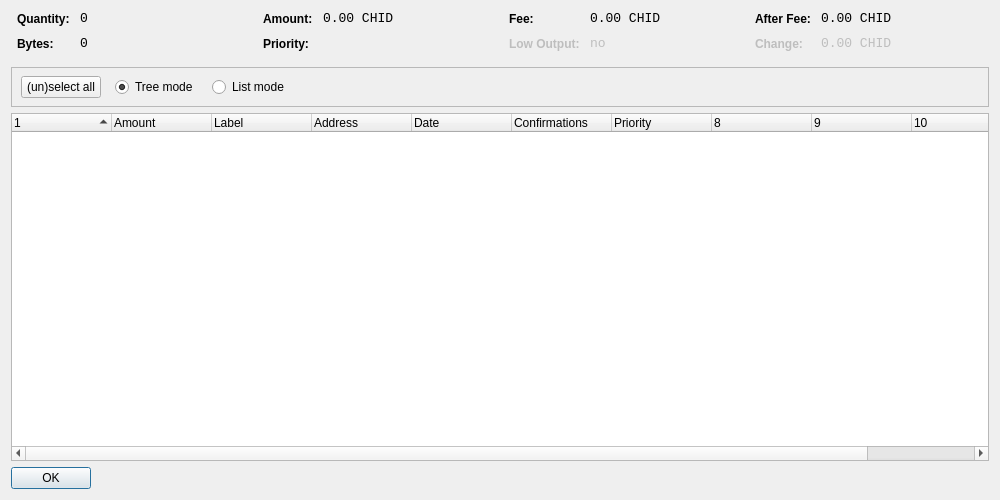
<?xml version="1.0" encoding="UTF-8"?>
<ui version="4.0">
 <class>CoinControlDialog</class>
 <widget class="QDialog" name="CoinControlDialog">
  <property name="geometry">
   <rect>
    <x>0</x>
    <y>0</y>
    <width>1000</width>
    <height>500</height>
   </rect>
  </property>
  <property name="windowTitle">
   <string>Coin Control</string>
  </property>
  <layout class="QVBoxLayout" name="verticalLayout">
   <item>
    <layout class="QHBoxLayout" name="horizontalLayoutTop" stretch="0,0,0,0">
     <property name="topMargin">
      <number>0</number>
     </property>
     <property name="bottomMargin">
      <number>10</number>
     </property>
     <item>
      <layout class="QFormLayout" name="formLayoutCoinControl1">
       <property name="horizontalSpacing">
        <number>10</number>
       </property>
       <property name="verticalSpacing">
        <number>10</number>
       </property>
       <property name="leftMargin">
        <number>6</number>
       </property>
       <property name="rightMargin">
        <number>6</number>
       </property>
       <item row="0" column="0">
        <widget class="QLabel" name="labelCoinControlQuantityText">
         <property name="styleSheet">
          <string notr="true">font-weight:bold;</string>
         </property>
         <property name="text">
          <string>Quantity:</string>
         </property>
        </widget>
       </item>
       <item row="0" column="1">
        <widget class="QLabel" name="labelCoinControlQuantity">
         <property name="font">
          <font>
           <family>Monospace</family>
           <pointsize>10</pointsize>
          </font>
         </property>
         <property name="cursor">
          <cursorShape>IBeamCursor</cursorShape>
         </property>
         <property name="contextMenuPolicy">
          <enum>Qt::ActionsContextMenu</enum>
         </property>
         <property name="text">
          <string notr="true">0</string>
         </property>
         <property name="textInteractionFlags">
          <set>Qt::LinksAccessibleByMouse|Qt::TextSelectableByKeyboard|Qt::TextSelectableByMouse</set>
         </property>
        </widget>
       </item>
       <item row="1" column="0">
        <widget class="QLabel" name="labelCoinControlBytesText">
         <property name="styleSheet">
          <string notr="true">font-weight:bold;</string>
         </property>
         <property name="text">
          <string>Bytes:</string>
         </property>
        </widget>
       </item>
       <item row="1" column="1">
        <widget class="QLabel" name="labelCoinControlBytes">
         <property name="font">
          <font>
           <family>Monospace</family>
           <pointsize>10</pointsize>
          </font>
         </property>
         <property name="cursor">
          <cursorShape>IBeamCursor</cursorShape>
         </property>
         <property name="contextMenuPolicy">
          <enum>Qt::ActionsContextMenu</enum>
         </property>
         <property name="text">
          <string notr="true">0</string>
         </property>
         <property name="textInteractionFlags">
          <set>Qt::LinksAccessibleByMouse|Qt::TextSelectableByKeyboard|Qt::TextSelectableByMouse</set>
         </property>
        </widget>
       </item>
      </layout>
     </item>
     <item>
      <layout class="QFormLayout" name="formLayoutCoinControl2">
       <property name="horizontalSpacing">
        <number>10</number>
       </property>
       <property name="verticalSpacing">
        <number>10</number>
       </property>
       <property name="leftMargin">
        <number>6</number>
       </property>
       <property name="rightMargin">
        <number>6</number>
       </property>
       <item row="0" column="0">
        <widget class="QLabel" name="labelCoinControlAmountText">
         <property name="styleSheet">
          <string notr="true">font-weight:bold;</string>
         </property>
         <property name="text">
          <string>Amount:</string>
         </property>
        </widget>
       </item>
       <item row="0" column="1">
        <widget class="QLabel" name="labelCoinControlAmount">
         <property name="font">
          <font>
           <family>Monospace</family>
           <pointsize>10</pointsize>
          </font>
         </property>
         <property name="cursor">
          <cursorShape>IBeamCursor</cursorShape>
         </property>
         <property name="contextMenuPolicy">
          <enum>Qt::ActionsContextMenu</enum>
         </property>
         <property name="text">
          <string notr="true">0.00 CHID</string>
         </property>
         <property name="textInteractionFlags">
          <set>Qt::LinksAccessibleByMouse|Qt::TextSelectableByKeyboard|Qt::TextSelectableByMouse</set>
         </property>
        </widget>
       </item>
       <item row="1" column="0">
        <widget class="QLabel" name="labelCoinControlPriorityText">
         <property name="styleSheet">
          <string notr="true">font-weight:bold;</string>
         </property>
         <property name="text">
          <string>Priority:</string>
         </property>
        </widget>
       </item>
       <item row="1" column="1">
        <widget class="QLabel" name="labelCoinControlPriority">
         <property name="font">
          <font>
           <family>Monospace</family>
           <pointsize>10</pointsize>
          </font>
         </property>
         <property name="cursor">
          <cursorShape>IBeamCursor</cursorShape>
         </property>
         <property name="contextMenuPolicy">
          <enum>Qt::ActionsContextMenu</enum>
         </property>
         <property name="text">
          <string/>
         </property>
         <property name="textInteractionFlags">
          <set>Qt::LinksAccessibleByMouse|Qt::TextSelectableByKeyboard|Qt::TextSelectableByMouse</set>
         </property>
        </widget>
       </item>
      </layout>
     </item>
     <item>
      <layout class="QFormLayout" name="formLayoutCoinControl3">
       <property name="horizontalSpacing">
        <number>10</number>
       </property>
       <property name="verticalSpacing">
        <number>10</number>
       </property>
       <property name="leftMargin">
        <number>6</number>
       </property>
       <property name="rightMargin">
        <number>6</number>
       </property>
       <item row="0" column="0">
        <widget class="QLabel" name="labelCoinControlFeeText">
         <property name="styleSheet">
          <string notr="true">font-weight:bold;</string>
         </property>
         <property name="text">
          <string>Fee:</string>
         </property>
        </widget>
       </item>
       <item row="0" column="1">
        <widget class="QLabel" name="labelCoinControlFee">
         <property name="font">
          <font>
           <family>Monospace</family>
           <pointsize>10</pointsize>
          </font>
         </property>
         <property name="cursor">
          <cursorShape>IBeamCursor</cursorShape>
         </property>
         <property name="contextMenuPolicy">
          <enum>Qt::ActionsContextMenu</enum>
         </property>
         <property name="text">
          <string notr="true">0.00 CHID</string>
         </property>
         <property name="textInteractionFlags">
          <set>Qt::LinksAccessibleByMouse|Qt::TextSelectableByKeyboard|Qt::TextSelectableByMouse</set>
         </property>
        </widget>
       </item>
       <item row="1" column="0">
        <widget class="QLabel" name="labelCoinControlLowOutputText">
         <property name="enabled">
          <bool>false</bool>
         </property>
         <property name="styleSheet">
          <string notr="true">font-weight:bold;</string>
         </property>
         <property name="text">
          <string>Low Output:</string>
         </property>
        </widget>
       </item>
       <item row="1" column="1">
        <widget class="QLabel" name="labelCoinControlLowOutput">
         <property name="enabled">
          <bool>false</bool>
         </property>
         <property name="font">
          <font>
           <family>Monospace</family>
           <pointsize>10</pointsize>
          </font>
         </property>
         <property name="cursor">
          <cursorShape>IBeamCursor</cursorShape>
         </property>
         <property name="contextMenuPolicy">
          <enum>Qt::ActionsContextMenu</enum>
         </property>
         <property name="text">
          <string notr="true">no</string>
         </property>
         <property name="textInteractionFlags">
          <set>Qt::LinksAccessibleByMouse|Qt::TextSelectableByKeyboard|Qt::TextSelectableByMouse</set>
         </property>
        </widget>
       </item>
      </layout>
     </item>
     <item>
      <layout class="QFormLayout" name="formLayoutCoinControl4">
       <property name="horizontalSpacing">
        <number>10</number>
       </property>
       <property name="verticalSpacing">
        <number>10</number>
       </property>
       <property name="leftMargin">
        <number>6</number>
       </property>
       <property name="rightMargin">
        <number>6</number>
       </property>
       <item row="0" column="0">
        <widget class="QLabel" name="labelCoinControlAfterFeeText">
         <property name="styleSheet">
          <string notr="true">font-weight:bold;</string>
         </property>
         <property name="text">
          <string>After Fee:</string>
         </property>
        </widget>
       </item>
       <item row="0" column="1">
        <widget class="QLabel" name="labelCoinControlAfterFee">
         <property name="font">
          <font>
           <family>Monospace</family>
           <pointsize>10</pointsize>
          </font>
         </property>
         <property name="cursor">
          <cursorShape>IBeamCursor</cursorShape>
         </property>
         <property name="contextMenuPolicy">
          <enum>Qt::ActionsContextMenu</enum>
         </property>
         <property name="text">
          <string notr="true">0.00 CHID</string>
         </property>
         <property name="textInteractionFlags">
          <set>Qt::LinksAccessibleByMouse|Qt::TextSelectableByKeyboard|Qt::TextSelectableByMouse</set>
         </property>
        </widget>
       </item>
       <item row="1" column="0">
        <widget class="QLabel" name="labelCoinControlChangeText">
         <property name="enabled">
          <bool>false</bool>
         </property>
         <property name="styleSheet">
          <string notr="true">font-weight:bold;</string>
         </property>
         <property name="text">
          <string>Change:</string>
         </property>
        </widget>
       </item>
       <item row="1" column="1">
        <widget class="QLabel" name="labelCoinControlChange">
         <property name="enabled">
          <bool>false</bool>
         </property>
         <property name="font">
          <font>
           <family>Monospace</family>
           <pointsize>10</pointsize>
          </font>
         </property>
         <property name="cursor">
          <cursorShape>IBeamCursor</cursorShape>
         </property>
         <property name="contextMenuPolicy">
          <enum>Qt::ActionsContextMenu</enum>
         </property>
         <property name="text">
          <string notr="true">0.00 CHID</string>
         </property>
         <property name="textInteractionFlags">
          <set>Qt::LinksAccessibleByMouse|Qt::TextSelectableByKeyboard|Qt::TextSelectableByMouse</set>
         </property>
        </widget>
       </item>
      </layout>
     </item>
    </layout>
   </item>
   <item>
    <widget class="QFrame" name="frame">
     <property name="minimumSize">
      <size>
       <width>0</width>
       <height>40</height>
      </size>
     </property>
     <property name="frameShape">
      <enum>QFrame::StyledPanel</enum>
     </property>
     <property name="frameShadow">
      <enum>QFrame::Sunken</enum>
     </property>
     <widget class="QWidget" name="horizontalLayoutWidget">
      <property name="geometry">
       <rect>
        <x>10</x>
        <y>0</y>
        <width>781</width>
        <height>41</height>
       </rect>
      </property>
      <layout class="QHBoxLayout" name="horizontalLayoutPanel" stretch="0,0,0,0,0">
       <property name="spacing">
        <number>14</number>
       </property>
       <item>
        <widget class="QPushButton" name="pushButtonSelectAll">
         <property name="sizePolicy">
          <sizepolicy hsizetype="Maximum" vsizetype="Fixed">
           <horstretch>0</horstretch>
           <verstretch>0</verstretch>
          </sizepolicy>
         </property>
         <property name="text">
          <string>(un)select all</string>
         </property>
        </widget>
       </item>
       <item>
        <widget class="QRadioButton" name="radioTreeMode">
         <property name="sizePolicy">
          <sizepolicy hsizetype="Maximum" vsizetype="Fixed">
           <horstretch>0</horstretch>
           <verstretch>0</verstretch>
          </sizepolicy>
         </property>
         <property name="text">
          <string>Tree mode</string>
         </property>
         <property name="checked">
          <bool>true</bool>
         </property>
        </widget>
       </item>
       <item>
        <widget class="QRadioButton" name="radioListMode">
         <property name="sizePolicy">
          <sizepolicy hsizetype="Maximum" vsizetype="Fixed">
           <horstretch>0</horstretch>
           <verstretch>0</verstretch>
          </sizepolicy>
         </property>
         <property name="text">
          <string>List mode</string>
         </property>
        </widget>
       </item>
       <item>
        <spacer name="horizontalSpacer">
         <property name="orientation">
          <enum>Qt::Horizontal</enum>
         </property>
         <property name="sizeHint" stdset="0">
          <size>
           <width>40</width>
           <height>20</height>
          </size>
         </property>
        </spacer>
       </item>
      </layout>
     </widget>
    </widget>
   </item>
   <item>
    <widget class="CoinControlTreeWidget" name="treeWidget">
     <property name="contextMenuPolicy">
      <enum>Qt::CustomContextMenu</enum>
     </property>
     <property name="sortingEnabled">
      <bool>false</bool>
     </property>
     <property name="columnCount">
      <number>11</number>
     </property>
     <attribute name="headerShowSortIndicator" stdset="0">
      <bool>true</bool>
     </attribute>
     <attribute name="headerStretchLastSection">
      <bool>false</bool>
     </attribute>
     <column>
      <property name="text">
       <string/>
      </property>
     </column>
     <column>
      <property name="text">
       <string>Amount</string>
      </property>
     </column>
     <column>
      <property name="text">
       <string>Label</string>
      </property>
     </column>
     <column>
      <property name="text">
       <string>Address</string>
      </property>
     </column>
     <column>
      <property name="text">
       <string>Date</string>
      </property>
     </column>
     <column>
      <property name="text">
       <string>Confirmations</string>
      </property>
      <property name="toolTip">
       <string>Confirmed</string>
      </property>
     </column>
     <column>
      <property name="text">
       <string>Priority</string>
      </property>
     </column>
     <column>
      <property name="text">
       <string/>
      </property>
     </column>
     <column>
      <property name="text">
       <string/>
      </property>
     </column>
     <column>
      <property name="text">
       <string/>
      </property>
     </column>
     <column>
      <property name="text">
       <string/>
      </property>
     </column>
    </widget>
   </item>
   <item>
    <widget class="QDialogButtonBox" name="buttonBox">
     <property name="sizePolicy">
      <sizepolicy hsizetype="Maximum" vsizetype="Fixed">
       <horstretch>0</horstretch>
       <verstretch>0</verstretch>
      </sizepolicy>
     </property>
     <property name="orientation">
      <enum>Qt::Horizontal</enum>
     </property>
     <property name="standardButtons">
      <set>QDialogButtonBox::Ok</set>
     </property>
    </widget>
   </item>
  </layout>
 </widget>
 <customwidgets>
  <customwidget>
   <class>CoinControlTreeWidget</class>
   <extends>QTreeWidget</extends>
   <header>coincontroltreewidget.h</header>
  </customwidget>
 </customwidgets>
 <resources/>
 <connections/>
</ui>
